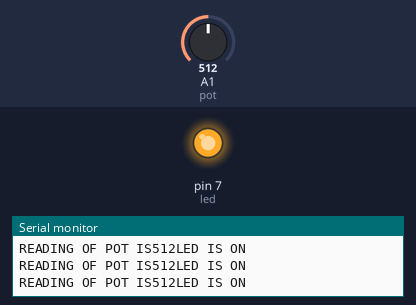
Recording of a sketch running on a simulated Arduino Uno, built with avr-gcc and run on an emulated ATmega328P. Parts: output pins drawn as LEDs (lit = HIGH), the last lines printed to the serial monitor. Inputs (shaded band) come from the test bench; at power-on: A1 (pot) = 512.

Above: at 1.2 s.
1.3 s: A1 (pot) set to 0
At 2.3 s:
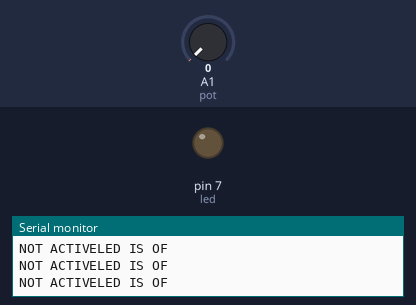
2.8 s: A1 (pot) set to 1023
At 3.3 s:
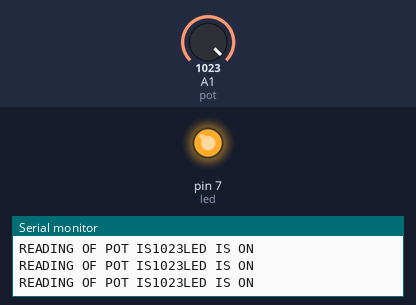
Timing chart, 0 to 5.8 s (numbered marks = the images above; inputs shaded):
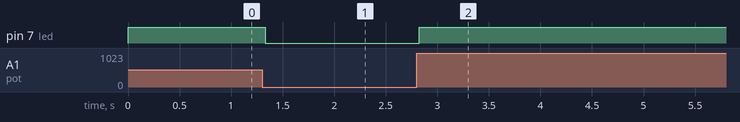

The sketch:

led_glow_using_potentiometer.ino
```cpp
#define led 7
#define pot A1

void setup() {
  Serial.begin(9600);
  pinMode(led,OUTPUT);
  pinMode(pot,INPUT);

}

  void loop() {
 int x = analogRead(pot);
 if(x<=0){

 Serial.print("NOT ACTIVE");
 digitalWrite(led,LOW);
 Serial.println("LED IS OF");

 }
 else{
 Serial.print("READING OF POT IS");
 Serial.print(x);
 digitalWrite(led,HIGH);
 Serial.println("LED IS ON");
 }


  }
```

Measured:
- after the input at 1.3 s, pin 7 (led): HIGH → LOW at once
- after the input at 2.8 s, pin 7 (led): LOW → HIGH at once
